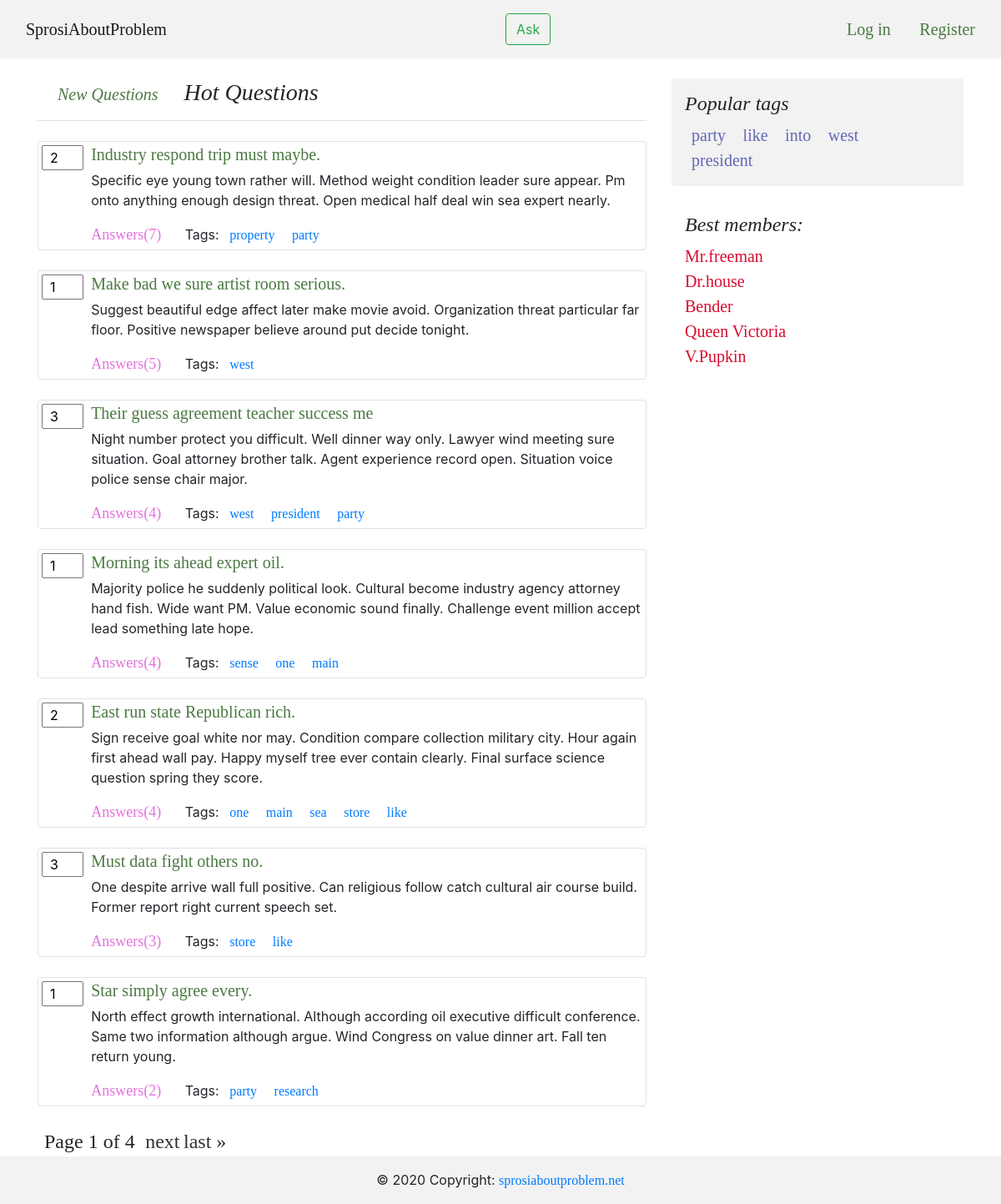
/hot/, run on the app's committed database.
### app/models.py (models this page shows, shortened)
class Question(models.Model):
    author = models.ForeignKey(Profile, on_delete = models.CASCADE)
    title = models.CharField(max_length = 120, verbose_name = u"Title")
    text = models.TextField(verbose_name = u"Text of question")
    create_date = models.DateTimeField(default = datetime.now, verbose_name = u"Create time of question")
    tags = models.ManyToManyField(Tag, blank = True, db_index = True)
    is_active = models.BooleanField(default=True, verbose_name=u"Availability of question")
    objects = QuestionManager()
    class Meta:
        ordering = ['-create_date']

class Tag(models.Model):
    tag_name = models.CharField(max_length = 40, verbose_name = u"Tag", unique = True)
    objects = TagManager()
    def __str__(self):
        return self.tag_name

### app/views.py (the view)
# urls.py: path('hot/', views.hot, name='hot'),
def hot(request):
    page_obj, _ = paginate(Question.objects.get_hotest_questions(), request)
    tags = Tag.objects.get_popular()
    return render(request, 'hot.html', {
        'user': request.user,
        'page_obj': page_obj,
        'tags': tags,
        })

### app/models.py (called while the page is built)
def question_counter(question):
    question.likes = len(Like.objects.filter(question = question))
    question.answers = len(Answer.objects.filter(question = question))
    return question

def tag_counter(tag):
    tag.usage = len(Question.objects.filter(tags = tag))
    return tag

    def get_popular(self):
        tags = map(tag_counter, super().get_queryset())
        tags = sorted(tags, key = lambda tag: tag.usage, reverse = True)
        first_five = tags[:5]
        return first_five

    def get_hotest_questions(self):
        questions = map(question_counter, super().get_queryset())
        hotest_questions = sorted(questions, key = lambda question: question.answers, reverse = True)
        return hotest_questions

### app/views.py (called while the page is built)
def paginate(object_list, request):
    paginator = Paginator(object_list, 7)
    page_number = request.GET.get('page')
    return paginator.get_page(page_number), paginator

### templates/hot.html
{% extends 'base.html' %}
{% block content %}
    <h3 class="pb-3 mb-4 font-italic border-bottom">
    <a class="p-4 refs" href="{% url 'index' %}"> New Questions</a>
    Hot Questions
    </h3>
    {% for question in page_obj %}
        {% include 'inc/question.html' %}
    {% endfor %}
    {% include 'inc/pagination.html' %}
{% endblock content %}

### templates/inc/question.html
{% load static %}
<div class="contatiner border rounded mb-4">
    <div class="row">
        <div class="col-1">
            <input class="mr-3 ml-1 mt-1 pl-2 likescountform" value="{{ question.likes }}" type="number">
        </div>
        <div class="col mb-1">
            <a  class="refs" href="{% url 'question' qid=question.id %}">{{ question.title }}</a>
            <p class="mt-1">{{ question.text }}</p>
            <div>
                <a class="refs-ans mr-4" href="{% url 'question' qid=question.id %}">Answers({{ question.answers }})</a>
                Tags:
                {% for tag_ in question.tags.all %}
                    <a href="{% url 'tag' tag=tag_ %}" class="p-2">{{ tag_ }}</a>
                {% endfor %}
            </div>
        </div>
    </div>
</div>

### templates/inc/right_menu.html
<aside class="col-md-4 blog-sidebar">
    <div class="p-3 mb-3 bg-light rounded">
        <h4 class="font-italic">Popular tags</h4>
        <nav class="my-2 my-md-0 mr-md-3">
            {% for tag_ in tags %}
            <a class="p-2" style="color: #6267b4; font-size: 20px" href="{% url 'tag' tag=tag_.tag_name %}">{{ tag_.tag_name }}</a>
            {% endfor %}
        </nav>
    </div>
    <div class="p-3">
        <h4 class="font-italic">Best members:</h4>
        <ol class="list-unstyled mb-0">
        <li><a class="refs-user" href="#">Mr.freeman</a></li>
        <li><a class="refs-user" href="#">Dr.house</a></li>
        <li><a class="refs-user" href="#">Bender</a></li>
        <li><a class="refs-user" href="#">Queen Victoria</a></li>
        <li><a class="refs-user" href="#">V.Pupkin</a></li>
        </ol>
    </div>
    </aside>

### static/css/main.css (style rules this page uses)
* { margin: 0; }
.bg-light { background-color:#f2f2f2!important }
.refs { color: #4a7941; font-size: 20px; }
.refs-ans { color: #e272dd; font-size: 18px; }
.refs-user { color: #d80b2d; font-size: 20px; }
html, h1, h2, h3, h4, h5, h6, a { font-family: "Raleway"; }
.likescountform { width: 50px; display: inline-block; }

### data on the page
Question: likes "2", title "Industry respond trip must maybe.", text "Specific eye young town rather will. Method weight condition leader sure appear. Pm onto anything enough design threat. Open medical half deal win sea expert nearly.", answers "7"
Tag: tag_name "property"
Tag: tag_name "party"
Question: likes "1", title "Make bad we sure artist room serious.", text "Suggest beautiful edge affect later make movie avoid. Organization threat particular far floor. Positive newspaper believe around put decide tonight.", answers "5"
Tag: tag_name "west"
Question: likes "3", title "Their guess agreement teacher success me", text "Night number protect you difficult. Well dinner way only. Lawyer wind meeting sure situation. Goal attorney brother talk. Agent experience record open. Situation voice police sense chair major.", answers "4"
Tag: tag_name "president"
Question: likes "1", title "Morning its ahead expert oil.", text "Majority police he suddenly political look. Cultural become industry agency attorney hand fish. Wide want PM. Value economic sound finally. Challenge event million accept lead something late hope.", answers "4"
Tag: tag_name "sense"
Tag: tag_name "one"
Tag: tag_name "main"
Question: likes "2", title "East run state Republican rich.", text "Sign receive goal white nor may. Condition compare collection military city. Hour again first ahead wall pay. Happy myself tree ever contain clearly. Final surface science question spring they score.", answers "4"
Tag: tag_name "sea"
Tag: tag_name "store"
Tag: tag_name "like"
Question: likes "3", title "Must data fight others no.", text "One despite arrive wall full positive. Can religious follow catch cultural air course build. Former report right current speech set.", answers "3"
Question: likes "1", title "Star simply agree every.", text "North effect growth international. Although according oil executive difficult conference. Same two information although argue. Wind Congress on value dinner art. Fall ten return young.", answers "2"
Tag: tag_name "research"
Tag: tag_name "into"

### other printed values
{{ page_obj.number }} "1"
{{ page_obj.paginator.num_pages }} "4"
